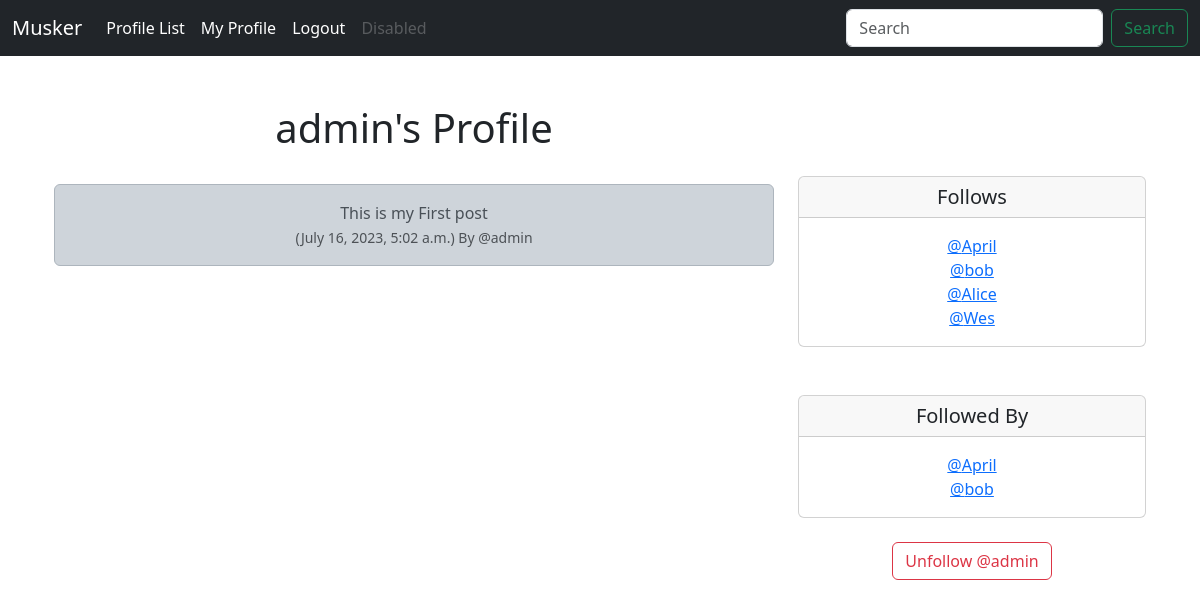
The app's page /profile/5 (signed in) with its own data.
### musker/models.py (models this page shows, shortened)
class Profile(models.Model):
    user = models.OneToOneField(User, on_delete=models.CASCADE)
    follows = models.ManyToManyField("self",
                                     related_name="followed_by",
                                     symmetrical=False,
                                     blank=True)
    date_modified = models.DateTimeField(User, auto_now=True)
    def __str__(self):
        return self.user.username

class Meep(models.Model):
    user = models.ForeignKey(
        User, related_name="meeps",
        on_delete=models.DO_NOTHING
        )
    body = models.CharField(max_length=200)
    created_at = models.DateTimeField(auto_now_add=True)

### musker/views.py (the view, shortened to what this page needs)
# urls.py: path('profile/<int:pk>', views.profile, name='profile'),
def profile(request, pk):
    if request.user.is_authenticated:
        profile = Profile.objects.get(user_id=pk)
        meeps = Meep.objects.filter(user_id=pk).order_by("-created_at")
        return render(request, "profile.html", {"profile": profile, "meeps": meeps})
    else:
        messages.success(request, ("You Must Be Logged In To View This Page..."))
        return redirect('home')

### musker/templates/profile.html (shortened to what this page needs)
{% extends 'base.html' %}
{% block content %}
{% if profile %}
    <div class="container text-center">
        <div class="row">
            <div class="col-8">
                <h1>{{ profile.user.username }}'s Profile</h1>
                <br/>
                {% if meeps %}
                    {% for meep in meeps %}
                        <div class="alert alert-dark" role="alert">
                          {{ meep.body }}<br/>
                            <small class="text-muted">
                                ({{ meep.created_at }}) By
                                @{{ meep.user.username }}
                            </small>
                        </div><br/><br/>
                    {% endfor %}
                {% endif %}
            </div>
            <div class="col-4">
                <br/><br/><br/>
                <div class="card">
                  <h5 class="card-header">Follows</h5>
                  <div class="card-body">
                    <p class="card-text">
                        {% for following in profile.follows.all %}
                            <a href="{% url 'profile' following.user.id %}">
                            @{{ following }}</a><br/>
                        {% endfor %}
                    </p>
                  </div>
                </div>
                <br/><br/>
                <div class="card">
                  <h5 class="card-header">Followed By</h5>
                  <div class="card-body">
                    <p class="card-text">
                        {% for following in profile.followed_by.all %}
                            <a href="{% url 'profile' following.user.id %}">@{{ following }}</a><br/>
                        {% endfor %}
                    </p>
                  </div>
                </div>
                <br/>
                <form method="POST">
                    {% if profile in user.profile.follows.all %}
                        <button class="btn btn-outline-danger" name="follow" value="unfollow" type="submit">
                            Unfollow @{{ profile.user.username }}
                        </button>
                    {% else %}
                        <button class="btn btn-outline-success" name="follow" value="follow" type="submit">
                            Follow @{{ profile.user.username }}
                        </button>
                    {% endif %}
                </form>
            </div>
        </div>
    </div>
{% endif %}
{% endblock %}

### records on screen
Profile: user.username "admin"
Meep: body "This is my First post", created_at "July 16, 2023, 5:02 a.m.", user.username "admin"
Profile: user.username "April"
Profile: user.username "bob"
Profile: user.username "Alice"
Profile: user.username "Wes"
